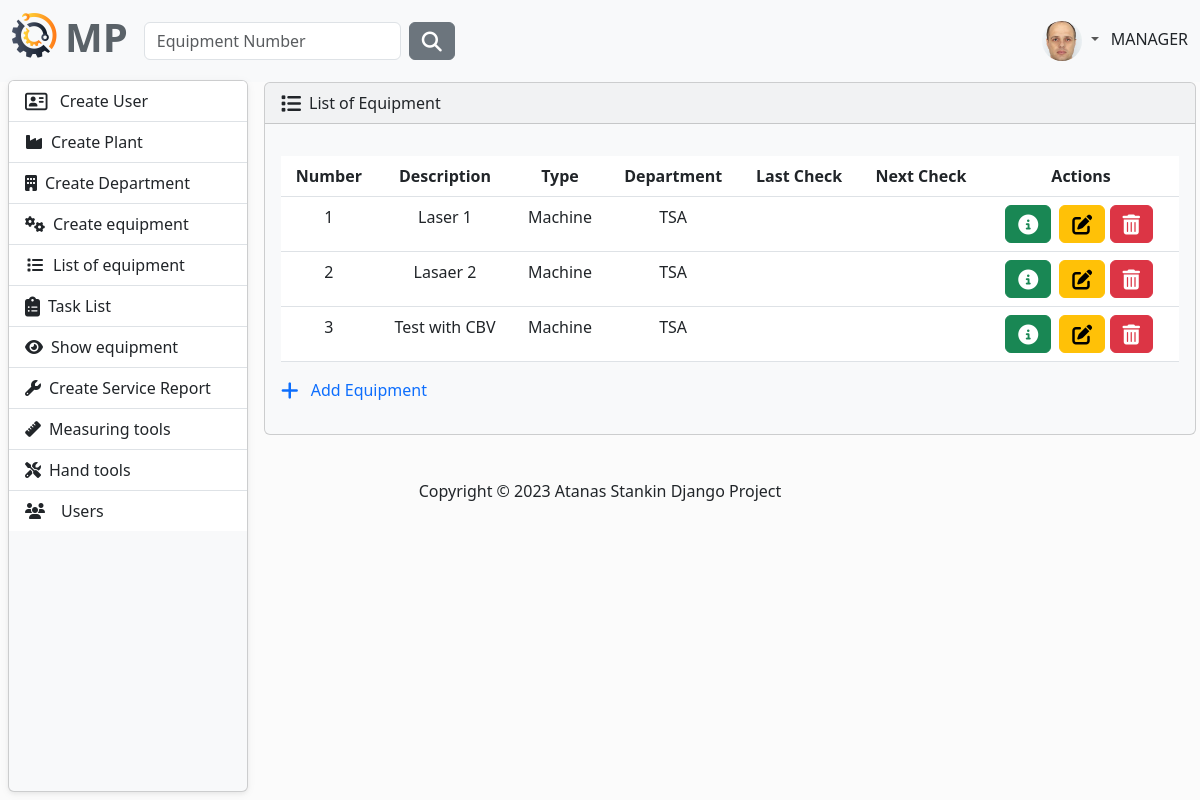
Page /equipment/equipment-list/ (signed in) on the earlier database version.
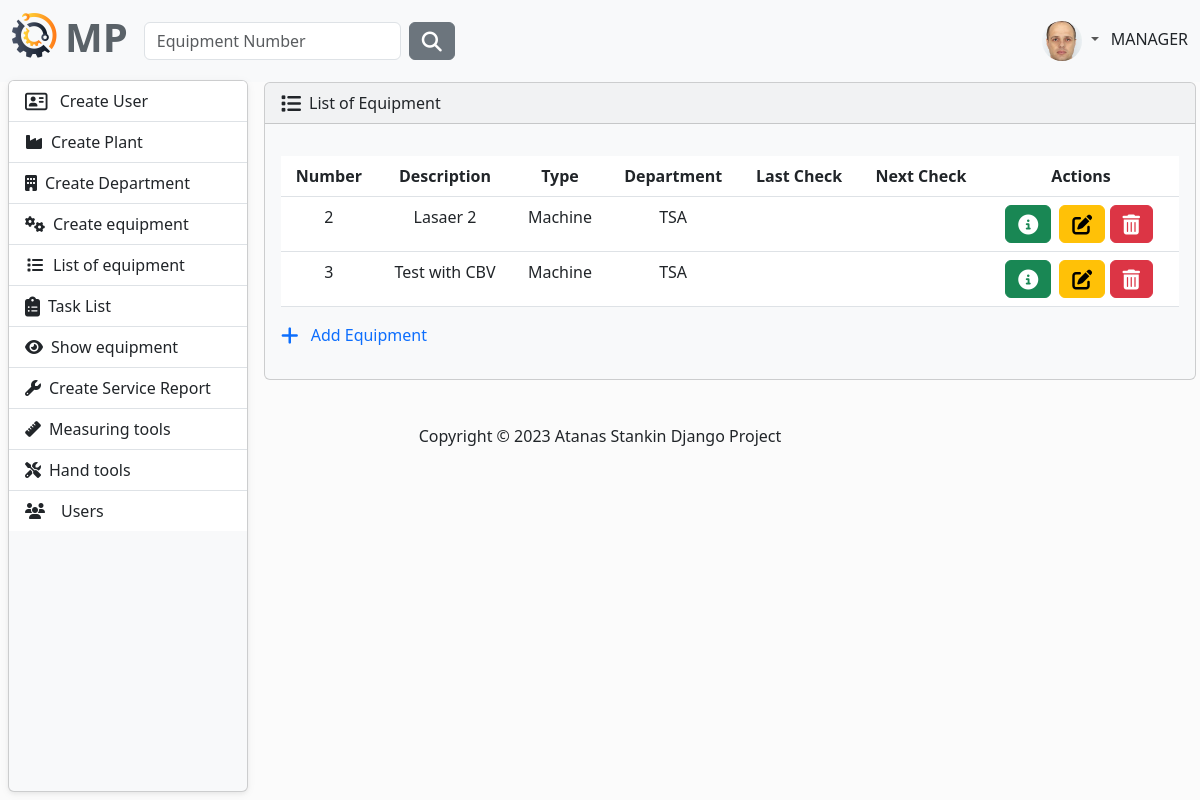
Same page on the later database version.
### MaintenancePlanner/equipment/models.py (models this page shows, shortened)
class Equipment(models.Model):
    description = models.CharField(
        max_length=30,
        validators=[equipment_name_validator],
    )
    type = models.CharField(
        max_length=30,
        choices=TYPE_OF_EQUIPMENT
    )
    acquisition_date = models.DateField(
        blank=True,
        null=True,
        verbose_name='Acquisition Date',
    )
    acquisition_value = models.FloatField(
        blank=True,
        null=True,
        verbose_name='Acquisition Value',
    )
    currency_code = models.CharField(
        max_length=10,
        choices=CURRENCY_CHOICES,
        default='EUR',
    )
    year_of_manufacture = models.PositiveIntegerField(
        verbose_name='Year of Manufacture',
        null=True,
        blank=True,
    )
    manufacturer = models.CharField(
        max_length=30,
        blank=True,
        null=True,
    )
    model_number = models.CharField(
        max_length=30,
        blank=True,
        null=True,
        verbose_name='Model Number'
    )
    part_number = models.CharField(
        max_length=30,
        blank=True,
        null=True,
        verbose_name='Manufacturer Part Number',
    )
    serial_number = models.CharField(
        max_length=30,
        blank=True,
        null=True,
        verbose_name='Manufacturer Serial Number',
    )
    plant = models.ForeignKey(
        to=Plant,
        on_delete=models.CASCADE)
    department = models.ForeignKey(
        to=Department,
        on_delete=models.CASCADE)
    last_checked_date = models.DateField(
        verbose_name='Last Checked Date',
        blank=True,
        null=True,
    )
    next_check_date = models.DateField(
        verbose_name='Next Check Date',
        blank=True,
        null=True,
    )

### MaintenancePlanner/plant/models.py (models this page shows)
class Department(models.Model):
    name = models.CharField(
        max_length=30,
    )
    plant = models.ForeignKey(
        to=Plant,
        on_delete=models.CASCADE,
    )
    def __str__(self):
        return self.name

### MaintenancePlanner/equipment/views.py (the view)
# urls.py: path('equipment-list/', views.equipment_list, name='equipment-list'),
@login_required
def equipment_list(request):
    profile = AppUser.objects.first()
    equipment = Equipment.objects.all()
    context = {
        'equipment': equipment,
        'profile': profile,
    }
    return render(request, 'equipment_list.html', context)

### MaintenancePlanner/maintenance_plan/models.py (called while the page is built)
    def __str__(self):
        return self.name

### MaintenancePlanner/equipment/templates/equipment_list.html
{% extends "base.html" %}
{% block content %}
    {% include 'partials/equipment.html' %}
{% endblock %}

### MaintenancePlanner/equipment/templates/partials/equipment.html (shortened to what this page needs)
<article>
    {% if equipment %}
        <div class="card bg-light ms-1 me-4 mb-4 mt-0">
            <div class="card-header">
                <i class="fa-solid fa-list fa-lg me-2"></i>List of Equipment
            </div>
            <div class="card-body">
                <p class="card-text">
                <div class="table-responsive">
                    <table class="table table-hover ">
                        <thead class="text-center">
                        <tr>
                            <th scope="col">Number</th>
                            <th scope="col">Description</th>
                            <th scope="col">Type</th>
                            <th scope="col">Department</th>
                            <th scope="col">Last Check</th>
                            <th scope="col">Next Check</th>
                            <th scope="col">Actions</th>
                        </tr>
                        </thead>
                        <tbody class="text-center">
                        {% for eq in  equipment %}
                            <tr>
                                <td>{{ eq.id }}</td>
                                <td>{{ eq.description }}</td>
                                <td>{{ eq.type }}</td>
                                <td>{{ eq.department }}</td>
                                <td>{{ eq.last_checked_date|default_if_none:'' }}</td>
                                <td>{{ eq.next_check_date|default_if_none:'' }}</td>
                                <td>
                                    <button type="button" class="btn btn-success me-1"
                                            href="{% url 'view-equipment' eq.id %}" data-bs-toggle="modal"
                                            data-bs-target="#myModal{{ eq.id }}">
                                        <i class="fa-solid fa-circle-info fa-lg"></i>
                                    </button>
                                    <a class="btn btn-warning" href="{% url 'edit-equipment' eq.id %}">
                                        <i class="fa-solid fa-pen-to-square fa-lg"></i>
                                    </a>
                                    <button type="button" class="btn btn-danger me-1"
                                            href="{% url 'delete-equipment' eq.id %}"
                                            data-bs-toggle="modal"
                                            data-bs-target="#myModal2{{ eq.id }}">
                                        <i class="fa-solid fa-trash-can fa-lg"></i>
                                    </button>
                                </td>
                            </tr>
                        {% endfor %}
                        </tbody>
                    </table>
                    <a class="link-primary text-decoration-none" href="{% url 'create-equipment' %}">
                        <i class="fa-solid fa-plus fa-lg me-2"></i>
                        Add Equipment
                    </a>
                </div>
                </p>
            </div>
        </div>
    {% endif %}
</article>

Differences in the rows shown:
removed Equipment: id "1", description "Laser 1", type "Machine", department "TSA"
